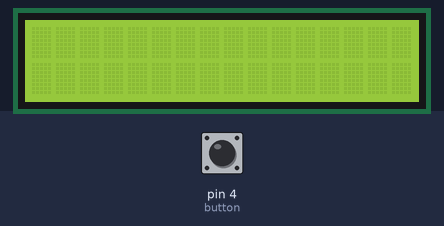
Bench run of a sketch on a simulated Arduino Uno, built with avr-gcc and run on an emulated ATmega328P. Shown: 16×2 character LCD. The inputs (shaded band) are chosen by the test bench; at power-on: pin 4 (button) HIGH. What the sketch prints to the serial monitor is not drawn.

Above: at 1.2 s.
1.3 s: pin 4 (button) pulled LOW for 1 s
At 3.5 s:
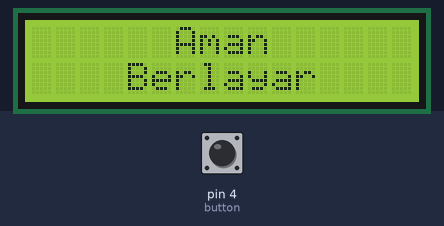
3.8 s: pin 4 (button) pulled LOW for 0.15 s
At 5.1 s:
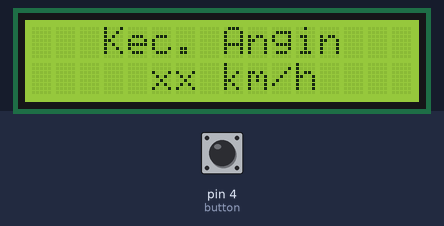
5.4 s: pin 4 (button) pulled LOW for 3.2 s
At 9.4 s:
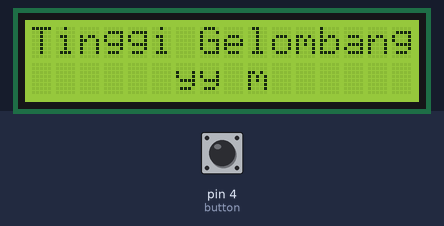
Timing chart, 0 to 10.9 s (numbered marks = the images above; inputs shaded):
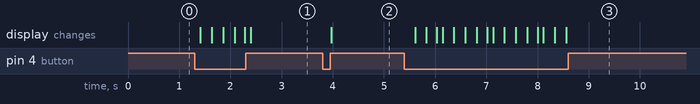

The sketch:

lcd.ino
```cpp
#include <Wire.h> //library I2C

#include <LiquidCrystal_I2C.h>    //library LCD

LiquidCrystal_I2C lcd(0x27,16,2); // set address I2C dan besar karakter untuk lcd 16×2
int button = 4;
int count = 0;

void setup()
{
  Serial.begin(9600);
  lcd.init(); // inisiasi LCD
  pinMode(button,INPUT_PULLUP);
  lcd.backlight();
}

void loop()
{
  if(digitalRead(button)==0){
    delay(100);
    count++;
    lcd.clear();
    Serial.print(digitalRead(button));
  }

  if(count%5 == 1){
    lcd.setCursor(6,0);
    lcd.print("Aman");
    lcd.setCursor(4,1);
    lcd.print("Berlayar");
    delay(100);
    Serial.print(count);
  }

  else if(count%5 == 2){
    lcd.setCursor(3,0);
    lcd.print("Kec. Angin");
    lcd.setCursor(5,1);
    lcd.print("xx km/h");
    delay(100);
    Serial.print(count);
  }

  else if(count%5 == 3){
    lcd.setCursor(0,0);
    lcd.print("Tinggi Gelombang");
    lcd.setCursor(6,1);
    lcd.print("yy m");
    delay(100);
    Serial.print(count);
  }

  else if(count%5 == 4){
    lcd.setCursor(1,0);
    lcd.print("Tingkat Bahaya");
    lcd.setCursor(6,1);
    lcd.print("zz %");
    delay(100);
    Serial.print(count);
    }
}
```

Measured:
- after the input at 1.3 s, the display: changes after 0.12 s (image 1)
- after the input at 3.8 s, the display: changes after 0.17 s (image 2)
- after the input at 5.4 s, the display: changes after 0.21 s (image 3)
